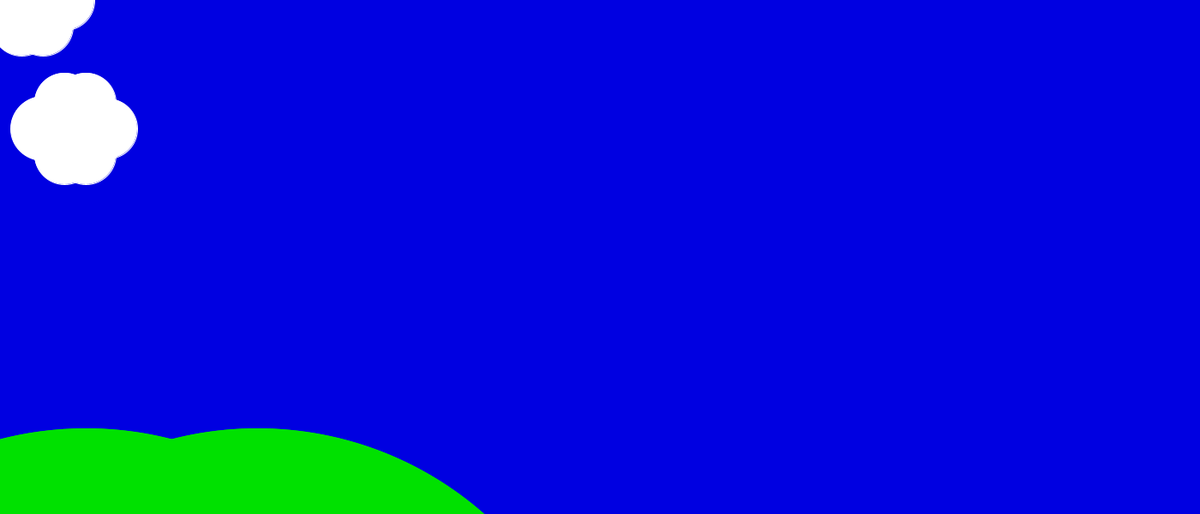
Frame 1 (no input)
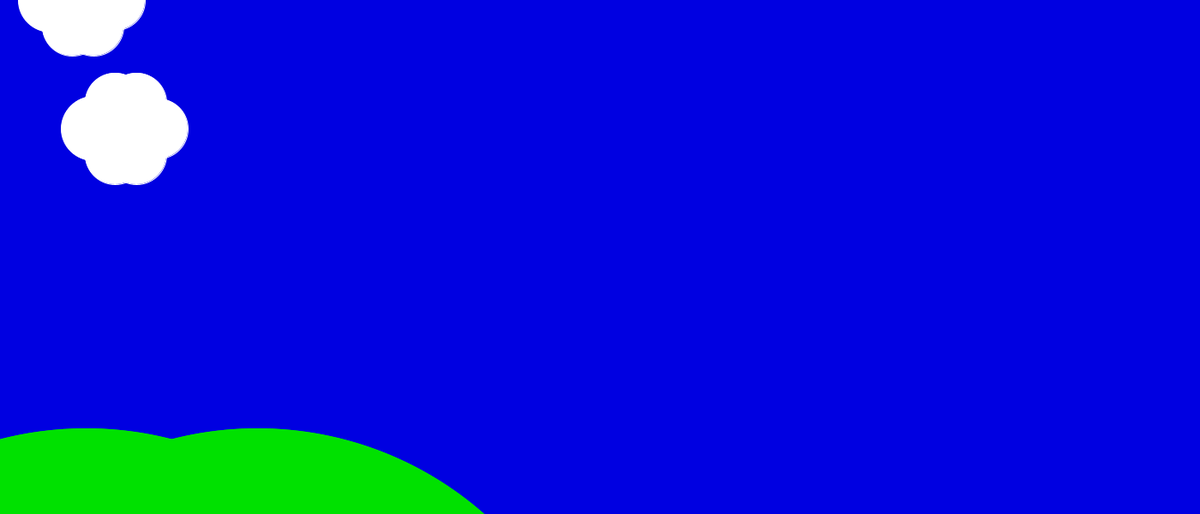
Frame 60 (the mouse pressed at the canvas centre just before this capture)
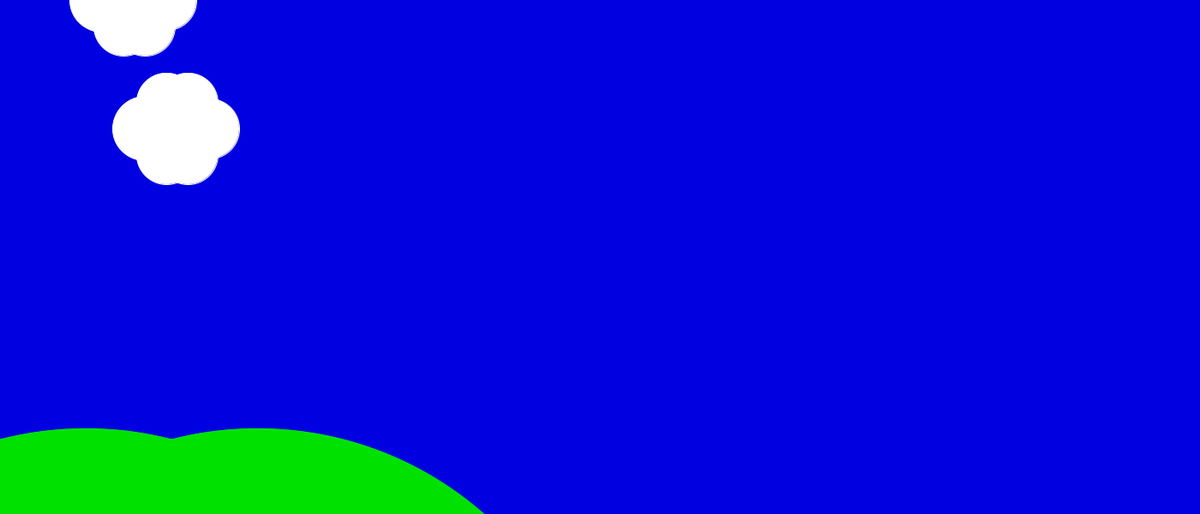
Frame 120 (the mouse held since frame 60 and released just before this capture)

The Processing sketch that drew these frames (run headless with seeded random() and noise(); from frame 60 on, the mouse is pressed at the canvas centre):

// Processing sketch: driftingskyes
// ── driftingskyes.pde
int r =0;
void setup(){
size(1400,600);
}

void draw(){
background(0,0,225);
drawLandscape();
//popMatrix();
translate(0+r,0);
r++;
drawClouds(0,0);
drawClouds(50,150);
//pushMatrix();

}



void drawLandscape(){
  fill(0,225,0);
  stroke(0,225,0);
  circle(100,900,800);
  circle(300,900,800);
}

void drawClouds(int x, int y){
  fill(255);
  stroke(255);
  
  circle(x,y,75);
  circle(x+25,y-30,70);
  circle(x+25,y+30,70);
  circle(x+50,y-30,70);
  circle(x+50,y+30,70);
  circle(x+75,y,70);
}
